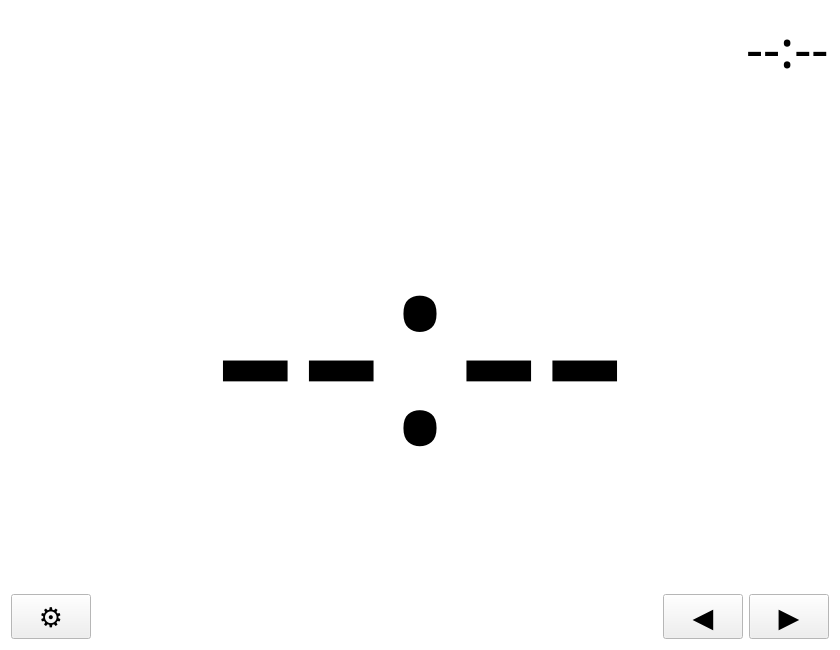
<?xml version="1.0" encoding="UTF-8"?>
<ui version="4.0">
 <class>Widget</class>
 <widget class="QWidget" name="Widget">
  <property name="geometry">
   <rect>
    <x>0</x>
    <y>0</y>
    <width>800</width>
    <height>480</height>
   </rect>
  </property>
  <property name="palette">
   <palette>
    <active>
     <colorrole role="Window">
      <brush brushstyle="SolidPattern">
       <color alpha="255">
        <red>255</red>
        <green>255</green>
        <blue>255</blue>
       </color>
      </brush>
     </colorrole>
    </active>
    <inactive>
     <colorrole role="Window">
      <brush brushstyle="SolidPattern">
       <color alpha="255">
        <red>255</red>
        <green>255</green>
        <blue>255</blue>
       </color>
      </brush>
     </colorrole>
    </inactive>
    <disabled>
     <colorrole role="Base">
      <brush brushstyle="SolidPattern">
       <color alpha="255">
        <red>255</red>
        <green>255</green>
        <blue>255</blue>
       </color>
      </brush>
     </colorrole>
     <colorrole role="Window">
      <brush brushstyle="SolidPattern">
       <color alpha="255">
        <red>255</red>
        <green>255</green>
        <blue>255</blue>
       </color>
      </brush>
     </colorrole>
    </disabled>
   </palette>
  </property>
  <property name="font">
   <font>
    <family>IPAexゴシック</family>
    <pointsize>30</pointsize>
   </font>
  </property>
  <property name="windowTitle">
   <string>Widget</string>
  </property>
  <layout class="QGridLayout" name="gridLayout">
   <item row="0" column="0">
    <layout class="QHBoxLayout" name="horizontalLayout">
     <item>
      <widget class="QLabel" name="status_label">
       <property name="font">
        <font>
         <family>IPAexゴシック</family>
         <pointsize>40</pointsize>
        </font>
       </property>
       <property name="text">
        <string/>
       </property>
      </widget>
     </item>
     <item>
      <spacer name="horizontalSpacer_2">
       <property name="orientation">
        <enum>Qt::Horizontal</enum>
       </property>
       <property name="sizeHint" stdset="0">
        <size>
         <width>40</width>
         <height>20</height>
        </size>
       </property>
      </spacer>
     </item>
     <item>
      <widget class="QLabel" name="status_time">
       <property name="font">
        <font>
         <family>IPAexゴシック</family>
         <pointsize>40</pointsize>
        </font>
       </property>
       <property name="text">
        <string>--:--</string>
       </property>
      </widget>
     </item>
    </layout>
   </item>
   <item row="1" column="0">
    <widget class="QStackedWidget" name="stacked_widget">
     <property name="currentIndex">
      <number>0</number>
     </property>
     <widget class="QWidget" name="page1">
      <layout class="QVBoxLayout" name="verticalLayout_2">
       <item>
        <widget class="QLabel" name="page1_time">
         <property name="minimumSize">
          <size>
           <width>800</width>
           <height>480</height>
          </size>
         </property>
         <property name="maximumSize">
          <size>
           <width>800</width>
           <height>480</height>
          </size>
         </property>
         <property name="font">
          <font>
           <family>IPAexゴシック</family>
           <pointsize>200</pointsize>
          </font>
         </property>
         <property name="text">
          <string>--:--</string>
         </property>
         <property name="alignment">
          <set>Qt::AlignCenter</set>
         </property>
        </widget>
       </item>
      </layout>
     </widget>
     <widget class="QWidget" name="page2">
      <layout class="QHBoxLayout" name="horizontalLayout_3">
       <item>
        <layout class="QVBoxLayout" name="verticalLayout_3">
         <item>
          <widget class="QLabel" name="page2_today">
           <property name="font">
            <font>
             <family>IPAexゴシック</family>
             <pointsize>30</pointsize>
            </font>
           </property>
           <property name="text">
            <string>今日</string>
           </property>
           <property name="alignment">
            <set>Qt::AlignCenter</set>
           </property>
          </widget>
         </item>
         <item>
          <widget class="QLabel" name="page2_today_icon">
           <property name="text">
            <string/>
           </property>
           <property name="alignment">
            <set>Qt::AlignCenter</set>
           </property>
          </widget>
         </item>
         <item>
          <layout class="QHBoxLayout" name="horizontalLayout_4">
           <item>
            <widget class="QLabel" name="page2_today_temp1">
             <property name="font">
              <font>
               <family>IPAexゴシック</family>
               <pointsize>30</pointsize>
              </font>
             </property>
             <property name="styleSheet">
              <string notr="true">color: red;</string>
             </property>
             <property name="text">
              <string>--℃</string>
             </property>
             <property name="alignment">
              <set>Qt::AlignCenter</set>
             </property>
            </widget>
           </item>
           <item>
            <widget class="QLabel" name="page2_today_temp2">
             <property name="font">
              <font>
               <family>IPAexゴシック</family>
               <pointsize>30</pointsize>
              </font>
             </property>
             <property name="styleSheet">
              <string notr="true">color: blue;</string>
             </property>
             <property name="text">
              <string>--℃</string>
             </property>
             <property name="alignment">
              <set>Qt::AlignCenter</set>
             </property>
            </widget>
           </item>
          </layout>
         </item>
         <item>
          <layout class="QHBoxLayout" name="horizontalLayout_5">
           <item>
            <widget class="QLabel" name="page2_today_rate1">
             <property name="text">
              <string>--%</string>
             </property>
             <property name="alignment">
              <set>Qt::AlignCenter</set>
             </property>
            </widget>
           </item>
           <item>
            <widget class="QLabel" name="page2_today_rate2">
             <property name="text">
              <string>--%</string>
             </property>
             <property name="alignment">
              <set>Qt::AlignCenter</set>
             </property>
            </widget>
           </item>
          </layout>
         </item>
        </layout>
       </item>
       <item>
        <layout class="QVBoxLayout" name="verticalLayout_4">
         <item>
          <widget class="QLabel" name="page2_tom">
           <property name="font">
            <font>
             <family>IPAexゴシック</family>
             <pointsize>30</pointsize>
            </font>
           </property>
           <property name="text">
            <string>明日</string>
           </property>
           <property name="alignment">
            <set>Qt::AlignCenter</set>
           </property>
          </widget>
         </item>
         <item>
          <widget class="QLabel" name="page2_tom_icon">
           <property name="text">
            <string/>
           </property>
           <property name="alignment">
            <set>Qt::AlignCenter</set>
           </property>
          </widget>
         </item>
         <item>
          <layout class="QHBoxLayout" name="horizontalLayout_7">
           <item>
            <widget class="QLabel" name="page2_tom_temp1">
             <property name="font">
              <font>
               <family>IPAexゴシック</family>
               <pointsize>30</pointsize>
              </font>
             </property>
             <property name="styleSheet">
              <string notr="true">color: red;</string>
             </property>
             <property name="text">
              <string>--℃</string>
             </property>
             <property name="alignment">
              <set>Qt::AlignCenter</set>
             </property>
            </widget>
           </item>
           <item>
            <widget class="QLabel" name="page2_tom_temp2">
             <property name="font">
              <font>
               <family>IPAexゴシック</family>
               <pointsize>30</pointsize>
              </font>
             </property>
             <property name="styleSheet">
              <string notr="true">color: blue;</string>
             </property>
             <property name="text">
              <string>--℃</string>
             </property>
             <property name="alignment">
              <set>Qt::AlignCenter</set>
             </property>
            </widget>
           </item>
          </layout>
         </item>
         <item>
          <layout class="QHBoxLayout" name="horizontalLayout_8">
           <item>
            <widget class="QLabel" name="page2_tom_rate1">
             <property name="text">
              <string>--%</string>
             </property>
             <property name="alignment">
              <set>Qt::AlignCenter</set>
             </property>
            </widget>
           </item>
           <item>
            <widget class="QLabel" name="page2_tom_rate2">
             <property name="text">
              <string>--%</string>
             </property>
             <property name="alignment">
              <set>Qt::AlignCenter</set>
             </property>
            </widget>
           </item>
          </layout>
         </item>
        </layout>
       </item>
       <item>
        <layout class="QVBoxLayout" name="verticalLayout_7">
         <item>
          <widget class="QLabel" name="page2_day3">
           <property name="font">
            <font>
             <family>IPAexゴシック</family>
             <pointsize>30</pointsize>
            </font>
           </property>
           <property name="text">
            <string>--(--)</string>
           </property>
           <property name="alignment">
            <set>Qt::AlignCenter</set>
           </property>
          </widget>
         </item>
         <item>
          <layout class="QHBoxLayout" name="horizontalLayout_13">
           <item>
            <widget class="QLabel" name="page2_day3_icon">
             <property name="text">
              <string/>
             </property>
            </widget>
           </item>
           <item>
            <layout class="QVBoxLayout" name="verticalLayout_8">
             <item>
              <widget class="QLabel" name="page2_day3_temp">
               <property name="font">
                <font>
                 <family>IPAexゴシック</family>
                 <pointsize>30</pointsize>
                </font>
               </property>
               <property name="styleSheet">
                <string notr="true">color: red;</string>
               </property>
               <property name="text">
                <string>--℃</string>
               </property>
               <property name="alignment">
                <set>Qt::AlignCenter</set>
               </property>
              </widget>
             </item>
             <item>
              <widget class="QLabel" name="page2_day3_rate">
               <property name="text">
                <string>--%</string>
               </property>
               <property name="alignment">
                <set>Qt::AlignCenter</set>
               </property>
              </widget>
             </item>
            </layout>
           </item>
          </layout>
         </item>
         <item>
          <widget class="QLabel" name="page2_day4">
           <property name="text">
            <string>--(--)</string>
           </property>
           <property name="alignment">
            <set>Qt::AlignCenter</set>
           </property>
          </widget>
         </item>
         <item>
          <layout class="QHBoxLayout" name="horizontalLayout_14">
           <item>
            <widget class="QLabel" name="page2_day4_icon">
             <property name="text">
              <string/>
             </property>
            </widget>
           </item>
           <item>
            <layout class="QVBoxLayout" name="verticalLayout_9">
             <item>
              <widget class="QLabel" name="page2_day4_temp">
               <property name="font">
                <font>
                 <family>IPAexゴシック</family>
                 <pointsize>30</pointsize>
                </font>
               </property>
               <property name="styleSheet">
                <string notr="true">color: red;</string>
               </property>
               <property name="text">
                <string>--℃</string>
               </property>
               <property name="alignment">
                <set>Qt::AlignCenter</set>
               </property>
              </widget>
             </item>
             <item>
              <widget class="QLabel" name="page2_day4_rate">
               <property name="text">
                <string>--%</string>
               </property>
               <property name="alignment">
                <set>Qt::AlignCenter</set>
               </property>
              </widget>
             </item>
            </layout>
           </item>
          </layout>
         </item>
        </layout>
       </item>
      </layout>
     </widget>
     <widget class="QWidget" name="page3">
      <layout class="QGridLayout" name="gridLayout_2">
       <item row="0" column="0">
        <widget class="QStackedWidget" name="page3_stacked_widget">
         <property name="currentIndex">
          <number>0</number>
         </property>
         <widget class="QWidget" name="page3_page1">
          <layout class="QVBoxLayout" name="verticalLayout">
           <item>
            <widget class="QLabel" name="page3_page1_weather_config">
             <property name="text">
              <string>天気情報設定</string>
             </property>
            </widget>
           </item>
           <item>
            <layout class="QHBoxLayout" name="horizontalLayout_10">
             <item>
              <widget class="QLabel" name="page3_page1_interval_label">
               <property name="text">
                <string>更新間隔(分)</string>
               </property>
               <property name="indent">
                <number>100</number>
               </property>
              </widget>
             </item>
             <item>
              <widget class="QSpinBox" name="page3_page1_interval">
               <property name="minimum">
                <number>1</number>
               </property>
               <property name="value">
                <number>30</number>
               </property>
              </widget>
             </item>
            </layout>
           </item>
           <item>
            <layout class="QHBoxLayout" name="horizontalLayout_6">
             <item>
              <widget class="QLabel" name="page3_page1_lat_label">
               <property name="text">
                <string>緯度</string>
               </property>
               <property name="indent">
                <number>100</number>
               </property>
              </widget>
             </item>
             <item>
              <widget class="QDoubleSpinBox" name="page3_page1_lat">
               <property name="decimals">
                <number>6</number>
               </property>
               <property name="minimum">
                <double>24.165900000000001</double>
               </property>
               <property name="maximum">
                <double>45.332599999999999</double>
               </property>
               <property name="singleStep">
                <double>1.000000000000000</double>
               </property>
               <property name="value">
                <double>35.689500000000002</double>
               </property>
              </widget>
             </item>
            </layout>
           </item>
           <item>
            <layout class="QHBoxLayout" name="horizontalLayout_9">
             <item>
              <widget class="QLabel" name="page3_page1_lon_label">
               <property name="text">
                <string>経度</string>
               </property>
               <property name="indent">
                <number>100</number>
               </property>
              </widget>
             </item>
             <item>
              <widget class="QDoubleSpinBox" name="page3_page1_lon">
               <property name="decimals">
                <number>6</number>
               </property>
               <property name="minimum">
                <double>122.555700000000002</double>
               </property>
               <property name="maximum">
                <double>153.591199999999986</double>
               </property>
               <property name="value">
                <double>139.691721999999999</double>
               </property>
              </widget>
             </item>
            </layout>
           </item>
          </layout>
         </widget>
        </widget>
       </item>
      </layout>
     </widget>
    </widget>
   </item>
   <item row="2" column="0">
    <layout class="QHBoxLayout" name="horizontalLayout_2">
     <item>
      <widget class="QPushButton" name="ctrl_conf">
       <property name="sizePolicy">
        <sizepolicy hsizetype="Minimum" vsizetype="Fixed">
         <horstretch>0</horstretch>
         <verstretch>0</verstretch>
        </sizepolicy>
       </property>
       <property name="font">
        <font>
         <family>IPAexゴシック</family>
         <pointsize>20</pointsize>
        </font>
       </property>
       <property name="text">
        <string>⚙</string>
       </property>
      </widget>
     </item>
     <item>
      <spacer name="horizontalSpacer">
       <property name="orientation">
        <enum>Qt::Horizontal</enum>
       </property>
       <property name="sizeHint" stdset="0">
        <size>
         <width>40</width>
         <height>20</height>
        </size>
       </property>
      </spacer>
     </item>
     <item>
      <widget class="QPushButton" name="ctrl_prev">
       <property name="sizePolicy">
        <sizepolicy hsizetype="Minimum" vsizetype="Fixed">
         <horstretch>0</horstretch>
         <verstretch>0</verstretch>
        </sizepolicy>
       </property>
       <property name="font">
        <font>
         <family>IPAexゴシック</family>
         <pointsize>20</pointsize>
        </font>
       </property>
       <property name="text">
        <string>◀</string>
       </property>
      </widget>
     </item>
     <item>
      <widget class="QPushButton" name="ctrl_next">
       <property name="font">
        <font>
         <family>IPAexゴシック</family>
         <pointsize>20</pointsize>
        </font>
       </property>
       <property name="text">
        <string>▶</string>
       </property>
      </widget>
     </item>
    </layout>
   </item>
  </layout>
 </widget>
 <resources/>
 <connections/>
</ui>
